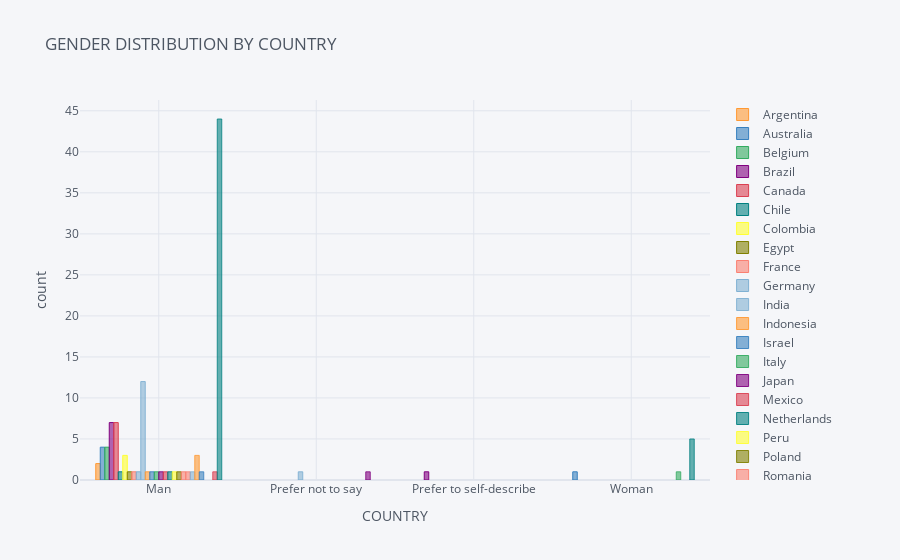

The code cell stored with this chart in its notebook:
### Markdown cell above
Only a few women participated in this survey; let's check whether they are from which countries.

### Code cell
# remove rows using the drop() function
aged_70_22.drop(aged_70_22.index[aged_70_22['Q4'] == 'Other'] , inplace=True)
aged_70_22.drop(aged_70_22.index[aged_70_22['Q4'] == "don't show location"], inplace=True)
# display the dataframe
df_country = (
    aged_70_22.groupby("Q3")["Q4"]
    .value_counts()
    .unstack()
)



ax = df_country.iplot(kind="bar",xTitle="COUNTRY",yTitle='count',title=" GENDER DISTRIBUTION BY COUNTRY",width=800)

### Figure 1 — Plotly figure (JSON) as saved in the notebook; plotly's stock layout.template omitted (floating-point values rounded to 4 significant figures)
{"data": [{"marker": {"color": "rgba(255, 153, 51, 0.6)", "line": {"color": "rgba(255, 153, 51, 1.0)", "width": 1}}, "name": "Argentina", "orientation": "v", "text": "", "type": "bar", "x": ["Man", "Prefer not to say", "Prefer to self-describe", "Woman"], "y": [2.0, "", "", ""]}, {"marker": {"color": "rgba(55, 128, 191, 0.6)", "line": {"color": "rgba(55, 128, 191, 1.0)", "width": 1}}, "name": "Australia", "orientation": "v", "text": "", "type": "bar", "x": ["Man", "Prefer not to say", "Prefer to self-describe", "Woman"], "y": [4.0, "", "", 1.0]}, {"marker": {"color": "rgba(50, 171, 96, 0.6)", "line": {"color": "rgba(50, 171, 96, 1.0)", "width": 1}}, "name": "Belgium", "orientation": "v", "text": "", "type": "bar", "x": ["Man", "Prefer not to say", "Prefer to self-describe", "Woman"], "y": [4.0, "", "", ""]}, {"marker": {"color": "rgba(128, 0, 128, 0.6)", "line": {"color": "rgba(128, 0, 128, 1.0)", "width": 1}}, "name": "Brazil", "orientation": "v", "text": "", "type": "bar", "x": ["Man", "Prefer not to say", "Prefer to self-describe", "Woman"], "y": [7.0, "", 1.0, ""]}, {"marker": {"color": "rgba(219, 64, 82, 0.6)", "line": {"color": "rgba(219, 64, 82, 1.0)", "width": 1}}, "name": "Canada", "orientation": "v", "text": "", "type": "bar", "x": ["Man", "Prefer not to say", "Prefer to self-describe", "Woman"], "y": [7.0, "", "", ""]}, {"marker": {"color": "rgba(0, 128, 128, 0.6)", "line": {"color": "rgba(0, 128, 128, 1.0)", "width": 1}}, "name": "Chile", "orientation": "v", "text": "", "type": "bar", "x": ["Man", "Prefer not to say", "Prefer to self-describe", "Woman"], "y": [1.0, "", "", ""]}, {"marker": {"color": "rgba(255, 255, 51, 0.6)", "line": {"color": "rgba(255, 255, 51, 1.0)", "width": 1}}, "name": "Colombia", "orientation": "v", "text": "", "type": "bar", "x": ["Man", "Prefer not to say", "Prefer to self-describe", "Woman"], "y": [3.0, "", "", ""]}, {"marker": {"color": "rgba(128, 128, 0, 0.6)", "line": {"color": "rgba(128, 128, 0, 1.0)", "width": 1}}, "name": "Egypt", "orientation": "v", "text": "", "type": "bar", "x": ["Man", "Prefer not to say", "Prefer to self-describe", "Woman"], "y": [1.0, "", "", ""]}, {"marker": {"color": "rgba(251, 128, 114, 0.6)", "line": {"color": "rgba(251, 128, 114, 1.0)", "width": 1}}, "name": "France", "orientation": "v", "text": "", "type": "bar", "x": ["Man", "Prefer not to say", "Prefer to self-describe", "Woman"], "y": [1.0, "", "", ""]}, {"marker": {"color": "rgba(128, 177, 211, 0.6)", "line": {"color": "rgba(128, 177, 211, 1.0)", "width": 1}}, "name": "Germany", "orientation": "v", "text": "", "type": "bar", "x": ["Man", "Prefer not to say", "Prefer to self-describe", "Woman"], "y": [1.0, "", "", ""]}, {"marker": {"color": "rgba(128, 177, 211, 0.6)", "line": {"color": "rgba(128, 177, 211, 0.8999999999999999)", "width": 1}}, "name": "India", "orientation": "v", "text": "", "type": "bar", "x": ["Man", "Prefer not to say", "Prefer to self-describe", "Woman"], "y": [12.0, 1.0, "", ""]}, {"marker": {"color": "rgba(255, 153, 51, 0.6)", "line": {"color": "rgba(255, 153, 51, 0.8999999999999999)", "width": 1}}, "name": "Indonesia", "orientation": "v", "text": "", "type": "bar", "x": ["Man", "Prefer not to say", "Prefer to self-describe", "Woman"], "y": [1.0, "", "", ""]}, {"marker": {"color": "rgba(55, 128, 191, 0.6)", "line": {"color": "rgba(55, 128, 191, 0.8999999999999999)", "width": 1}}, "name": "Israel", "orientation": "v", "text": "", "type": "bar", "x": ["Man", "Prefer not to say", "Prefer to self-describe", "Woman"], "y": [1.0, "", "", ""]}, {"marker": {"color": "rgba(50, 171, 96, 0.6)", "line": {"color": "rgba(50, 171, 96, 0.8999999999999999)", "width": 1}}, "name": "Italy", "orientation": "v", "text": "", "type": "bar", "x": ["Man", "Prefer not to say", "Prefer to self-describe", "Woman"], "y": [1.0, "", "", ""]}, {"marker": {"color": "rgba(128, 0, 128, 0.6)", "line": {"color": "rgba(128, 0, 128, 0.8999999999999999)", "width": 1}}, "name": "Japan", "orientation": "v", "text": "", "type": "bar", "x": ["Man", "Prefer not to say", "Prefer to self-describe", "Woman"], "y": [1.0, "", "", ""]}, {"marker": {"color": "rgba(219, 64, 82, 0.6)", "line": {"color": "rgba(219, 64, 82, 0.8999999999999999)", "width": 1}}, "name": "Mexico", "orientation": "v", "text": "", "type": "bar", "x": ["Man", "Prefer not to say", "Prefer to self-describe", "Woman"], "y": [1.0, "", "", ""]}, {"marker": {"color": "rgba(0, 128, 128, 0.6)", "line": {"color": "rgba(0, 128, 128, 0.8999999999999999)", "width": 1}}, "name": "Netherlands", "orientation": "v", "text": "", "type": "bar", "x": ["Man", "Prefer not to say", "Prefer to self-describe", "Woman"], "y": [1.0, "", "", ""]}, {"marker": {"color": "rgba(255, 255, 51, 0.6)", "line": {"color": "rgba(255, 255, 51, 0.8999999999999999)", "width": 1}}, "name": "Peru", "orientation": "v", "text": "", "type": "bar", "x": ["Man", "Prefer not to say", "Prefer to self-describe", "Woman"], "y": [1.0, "", "", ""]}, {"marker": {"color": "rgba(128, 128, 0, 0.6)", "line": {"color": "rgba(128, 128, 0, 0.8999999999999999)", "width": 1}}, "name": "Poland", "orientation": "v", "text": "", "type": "bar", "x": ["Man", "Prefer not to say", "Prefer to self-describe", "Woman"], "y": [1.0, "", "", ""]}, {"marker": {"color": "rgba(251, 128, 114, 0.6)", "line": {"color": "rgba(251, 128, 114, 0.8999999999999999)", "width": 1}}, "name": "Romania", "orientation": "v", "text": "", "type": "bar", "x": ["Man", "Prefer not to say", "Prefer to self-describe", "Woman"], "y": [1.0, "", "", ""]}, {"marker": {"color": "rgba(251, 128, 114, 0.6)", "line": {"color": "rgba(251, 128, 114, 0.7999999999999998)", "width": 1}}, "name": "Saudi Arabia", "orientation": "v", "text": "", "type": "bar", "x": ["Man", "Prefer not to say", "Prefer to self-describe", "Woman"], "y": [1.0, "", "", ""]}, {"marker": {"color": "rgba(128, 177, 211, 0.6)", "line": {"color": "rgba(128, 177, 211, 0.7999999999999998)", "width": 1}}, "name": "South Korea", "orientation": "v", "text": "", "type": "bar", "x": ["Man", "Prefer not to say", "Prefer to self-describe", "Woman"], "y": [1.0, "", "", ""]}, {"marker": {"color": "rgba(255, 153, 51, 0.6)", "line": {"color": "rgba(255, 153, 51, 0.7999999999999998)", "width": 1}}, "name": "Spain", "orientation": "v", "text": "", "type": "bar", "x": ["Man", "Prefer not to say", "Prefer to self-describe", "Woman"], "y": [3.0, "", "", ""]}, {"marker": {"color": "rgba(55, 128, 191, 0.6)", "line": {"color": "rgba(55, 128, 191, 0.7999999999999998)", "width": 1}}, "name": "Thailand", "orientation": "v", "text": "", "type": "bar", "x": ["Man", "Prefer not to say", "Prefer to self-describe", "Woman"], "y": [1.0, "", "", ""]}, {"marker": {"color": "rgba(50, 171, 96, 0.6)", "line": {"color": "rgba(50, 171, 96, 0.7999999999999998)", "width": 1}}, "name": "Ukraine", "orientation": "v", "text": "", "type": "bar", "x": ["Man", "Prefer not to say", "Prefer to self-describe", "Woman"], "y": ["", "", "", 1.0]}, {"marker": {"color": "rgba(128, 0, 128, 0.6)", "line": {"color": "rgba(128, 0, 128, 0.7999999999999998)", "width": 1}}, "name": "United Arab Emirates", "orientation": "v", "text": "", "type": "bar", "x": ["Man", "Prefer not to say", "Prefer to self-describe", "Woman"], "y": ["", 1.0, "", ""]}, {"marker": {"color": "rgba(219, 64, 82, 0.6)", "line": {"color": "rgba(219, 64, 82, 0.7999999999999998)", "width": 1}}, "name": "United Kingdom", "orientation": "v", "text": "", "type": "bar", "x": ["Man", "Prefer not to say", "Prefer to self-describe", "Woman"], "y": [1.0, "", "", ""]}, {"marker": {"color": "rgba(0, 128, 128, 0.6)", "line": {"color": "rgba(0, 128, 128, 0.7999999999999998)", "width": 1}}, "name": "United States", "orientation": "v", "text": "", "type": "bar", "x": ["Man", "Prefer not to say", "Prefer to self-describe", "Woman"], "y": [44.0, "", "", 5.0]}], "layout": {"legend": {"bgcolor": "#F5F6F9", "font": {"color": "#4D5663"}}, "paper_bgcolor": "#F5F6F9", "plot_bgcolor": "#F5F6F9", "title": {"font": {"color": "#4D5663"}, "text": " GENDER DISTRIBUTION BY COUNTRY"}, "xaxis": {"gridcolor": "#E1E5ED", "showgrid": true, "tickfont": {"color": "#4D5663"}, "title": {"font": {"color": "#4D5663"}, "text": "COUNTRY"}, "zerolinecolor": "#E1E5ED"}, "yaxis": {"gridcolor": "#E1E5ED", "showgrid": true, "tickfont": {"color": "#4D5663"}, "title": {"font": {"color": "#4D5663"}, "text": "count"}, "zerolinecolor": "#E1E5ED"}}}
